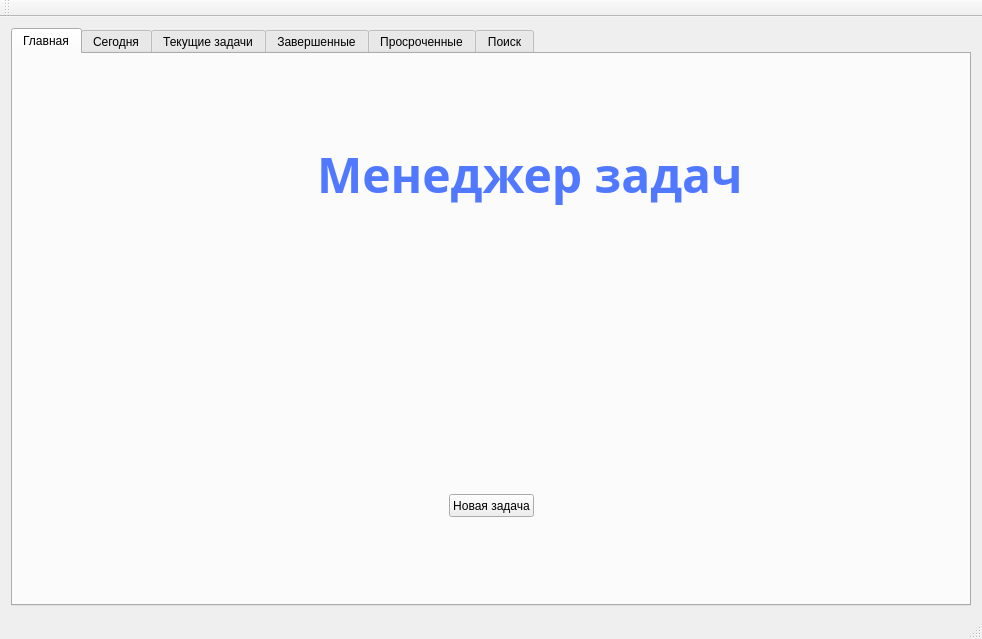
<?xml version="1.0" encoding="UTF-8"?>
<ui version="4.0">
 <class>MainWindow</class>
 <widget class="QMainWindow" name="MainWindow">
  <property name="geometry">
   <rect>
    <x>0</x>
    <y>0</y>
    <width>982</width>
    <height>639</height>
   </rect>
  </property>
  <property name="windowTitle">
   <string>Менеджер задач</string>
  </property>
  <widget class="QWidget" name="centralWidget">
   <property name="enabled">
    <bool>true</bool>
   </property>
   <layout class="QGridLayout" name="gridLayout">
    <item row="0" column="0">
     <widget class="QTabWidget" name="tabWidget">
      <property name="currentIndex">
       <number>0</number>
      </property>
      <property name="elideMode">
       <enum>Qt::ElideLeft</enum>
      </property>
      <widget class="QWidget" name="tab">
       <property name="autoFillBackground">
        <bool>false</bool>
       </property>
       <attribute name="icon">
        <iconset resource="widgets_icons.qrc">
         <normaloff>:/icons/widgets icons/house-outline.png</normaloff>:/icons/widgets icons/house-outline.png</iconset>
       </attribute>
       <attribute name="title">
        <string>Главная</string>
       </attribute>
       <layout class="QGridLayout" name="gridLayout_2">
        <item row="0" column="0">
         <layout class="QVBoxLayout" name="verticalLayout_6">
          <item>
           <layout class="QHBoxLayout" name="horizontalLayout_2">
            <item>
             <spacer name="horizontalSpacer_2">
              <property name="orientation">
               <enum>Qt::Horizontal</enum>
              </property>
              <property name="sizeHint" stdset="0">
               <size>
                <width>160</width>
                <height>20</height>
               </size>
              </property>
             </spacer>
            </item>
            <item>
             <widget class="QLabel" name="label">
              <property name="sizePolicy">
               <sizepolicy hsizetype="Fixed" vsizetype="Fixed">
                <horstretch>0</horstretch>
                <verstretch>0</verstretch>
               </sizepolicy>
              </property>
              <property name="font">
               <font>
                <family>JetBrains Mono ExtraBold</family>
                <pointsize>36</pointsize>
                <weight>75</weight>
                <italic>false</italic>
                <bold>true</bold>
               </font>
              </property>
              <property name="styleSheet">
               <string notr="true">color:rgb(80, 121, 255);
</string>
              </property>
              <property name="text">
               <string>Менеджер задач  </string>
              </property>
             </widget>
            </item>
            <item>
             <spacer name="horizontalSpacer_4">
              <property name="orientation">
               <enum>Qt::Horizontal</enum>
              </property>
              <property name="sizeType">
               <enum>QSizePolicy::Fixed</enum>
              </property>
              <property name="sizeHint" stdset="0">
               <size>
                <width>190</width>
                <height>20</height>
               </size>
              </property>
             </spacer>
            </item>
           </layout>
          </item>
          <item>
           <spacer name="verticalSpacer_3">
            <property name="orientation">
             <enum>Qt::Vertical</enum>
            </property>
            <property name="sizeType">
             <enum>QSizePolicy::Fixed</enum>
            </property>
            <property name="sizeHint" stdset="0">
             <size>
              <width>20</width>
              <height>280</height>
             </size>
            </property>
           </spacer>
          </item>
          <item>
           <layout class="QHBoxLayout" name="horizontalLayout_3">
            <item>
             <spacer name="horizontalSpacer">
              <property name="orientation">
               <enum>Qt::Horizontal</enum>
              </property>
              <property name="sizeHint" stdset="0">
               <size>
                <width>40</width>
                <height>20</height>
               </size>
              </property>
             </spacer>
            </item>
            <item>
             <widget class="QPushButton" name="pushButton">
              <property name="sizePolicy">
               <sizepolicy hsizetype="Fixed" vsizetype="Fixed">
                <horstretch>0</horstretch>
                <verstretch>0</verstretch>
               </sizepolicy>
              </property>
              <property name="minimumSize">
               <size>
                <width>12</width>
                <height>23</height>
               </size>
              </property>
              <property name="text">
               <string>Новая задача</string>
              </property>
              <property name="icon">
               <iconset resource="widgets_icons.qrc">
                <normaloff>:/icons/widgets icons/add-square-outlined-interface-button.png</normaloff>:/icons/widgets icons/add-square-outlined-interface-button.png</iconset>
              </property>
             </widget>
            </item>
            <item>
             <spacer name="horizontalSpacer_3">
              <property name="orientation">
               <enum>Qt::Horizontal</enum>
              </property>
              <property name="sizeHint" stdset="0">
               <size>
                <width>40</width>
                <height>20</height>
               </size>
              </property>
             </spacer>
            </item>
           </layout>
          </item>
         </layout>
        </item>
       </layout>
      </widget>
      <widget class="QWidget" name="tab_6">
       <attribute name="icon">
        <iconset resource="widgets_icons.qrc">
         <normaloff>:/icons/widgets icons/icons8-today-26.png</normaloff>:/icons/widgets icons/icons8-today-26.png</iconset>
       </attribute>
       <attribute name="title">
        <string>Сегодня</string>
       </attribute>
       <layout class="QGridLayout" name="gridLayout_8">
        <item row="0" column="0">
         <layout class="QHBoxLayout" name="horizontalLayout_7">
          <item>
           <widget class="QScrollArea" name="scrollArea_4">
            <property name="whatsThis">
             <string/>
            </property>
            <property name="widgetResizable">
             <bool>true</bool>
            </property>
            <widget class="QWidget" name="scrollAreaWidgetContents_4">
             <property name="geometry">
              <rect>
               <x>0</x>
               <y>0</y>
               <width>98</width>
               <height>28</height>
              </rect>
             </property>
            </widget>
           </widget>
          </item>
          <item>
           <layout class="QVBoxLayout" name="verticalLayout_12">
            <item>
             <spacer name="verticalSpacer_9">
              <property name="orientation">
               <enum>Qt::Vertical</enum>
              </property>
              <property name="sizeType">
               <enum>QSizePolicy::Fixed</enum>
              </property>
              <property name="sizeHint" stdset="0">
               <size>
                <width>20</width>
                <height>210</height>
               </size>
              </property>
             </spacer>
            </item>
            <item>
             <layout class="QVBoxLayout" name="verticalLayout_11">
              <item>
               <widget class="QPushButton" name="view_today_button">
                <property name="text">
                 <string>Просмотр</string>
                </property>
                <property name="icon">
                 <iconset resource="widgets_icons.qrc">
                  <normaloff>:/icons/widgets icons/icons8-eye-50.png</normaloff>:/icons/widgets icons/icons8-eye-50.png</iconset>
                </property>
               </widget>
              </item>
              <item>
               <widget class="QPushButton" name="done_today_button">
                <property name="text">
                 <string>Выполнено</string>
                </property>
                <property name="icon">
                 <iconset resource="widgets_icons.qrc">
                  <normaloff>:/icons/widgets icons/checkmark-verify-interface-symbol-button.png</normaloff>:/icons/widgets icons/checkmark-verify-interface-symbol-button.png</iconset>
                </property>
               </widget>
              </item>
              <item>
               <widget class="QPushButton" name="delete_today_button">
                <property name="text">
                 <string>Удалить</string>
                </property>
                <property name="icon">
                 <iconset resource="widgets_icons.qrc">
                  <normaloff>:/icons/widgets icons/close-circular-button-symbol.png</normaloff>:/icons/widgets icons/close-circular-button-symbol.png</iconset>
                </property>
               </widget>
              </item>
              <item>
               <spacer name="verticalSpacer_11">
                <property name="orientation">
                 <enum>Qt::Vertical</enum>
                </property>
                <property name="sizeHint" stdset="0">
                 <size>
                  <width>20</width>
                  <height>40</height>
                 </size>
                </property>
               </spacer>
              </item>
             </layout>
            </item>
           </layout>
          </item>
         </layout>
        </item>
        <item row="0" column="1">
         <spacer name="horizontalSpacer_6">
          <property name="orientation">
           <enum>Qt::Horizontal</enum>
          </property>
          <property name="sizeType">
           <enum>QSizePolicy::Fixed</enum>
          </property>
          <property name="sizeHint" stdset="0">
           <size>
            <width>10</width>
            <height>20</height>
           </size>
          </property>
         </spacer>
        </item>
       </layout>
      </widget>
      <widget class="QWidget" name="tab_2">
       <attribute name="icon">
        <iconset resource="widgets_icons.qrc">
         <normaloff>:/icons/widgets icons/list (1).png</normaloff>:/icons/widgets icons/list (1).png</iconset>
       </attribute>
       <attribute name="title">
        <string>Текущие задачи</string>
       </attribute>
       <layout class="QGridLayout" name="gridLayout_4">
        <item row="0" column="0">
         <layout class="QHBoxLayout" name="horizontalLayout_4">
          <item>
           <widget class="QScrollArea" name="scrollArea">
            <property name="widgetResizable">
             <bool>true</bool>
            </property>
            <widget class="QWidget" name="scrollAreaWidgetContents">
             <property name="geometry">
              <rect>
               <x>0</x>
               <y>0</y>
               <width>98</width>
               <height>28</height>
              </rect>
             </property>
            </widget>
           </widget>
          </item>
          <item>
           <layout class="QVBoxLayout" name="verticalLayout_3">
            <item>
             <spacer name="verticalSpacer_6">
              <property name="orientation">
               <enum>Qt::Vertical</enum>
              </property>
              <property name="sizeHint" stdset="0">
               <size>
                <width>20</width>
                <height>120</height>
               </size>
              </property>
             </spacer>
            </item>
            <item>
             <widget class="QPushButton" name="details_button">
              <property name="text">
               <string>Просмотр</string>
              </property>
              <property name="icon">
               <iconset resource="widgets_icons.qrc">
                <normaloff>:/icons/widgets icons/icons8-eye-50.png</normaloff>:/icons/widgets icons/icons8-eye-50.png</iconset>
              </property>
             </widget>
            </item>
            <item>
             <widget class="QPushButton" name="donebutton">
              <property name="text">
               <string>Выполено</string>
              </property>
              <property name="icon">
               <iconset resource="widgets_icons.qrc">
                <normaloff>:/icons/widgets icons/checkmark-verify-interface-symbol-button.png</normaloff>:/icons/widgets icons/checkmark-verify-interface-symbol-button.png</iconset>
              </property>
             </widget>
            </item>
            <item>
             <widget class="QPushButton" name="deletebutton">
              <property name="text">
               <string>Удалить</string>
              </property>
              <property name="icon">
               <iconset resource="widgets_icons.qrc">
                <normaloff>:/icons/widgets icons/close-circular-button-symbol.png</normaloff>:/icons/widgets icons/close-circular-button-symbol.png</iconset>
              </property>
             </widget>
            </item>
            <item>
             <spacer name="verticalSpacer_7">
              <property name="orientation">
               <enum>Qt::Vertical</enum>
              </property>
              <property name="sizeHint" stdset="0">
               <size>
                <width>20</width>
                <height>120</height>
               </size>
              </property>
             </spacer>
            </item>
           </layout>
          </item>
         </layout>
        </item>
        <item row="0" column="1">
         <spacer name="horizontalSpacer_5">
          <property name="orientation">
           <enum>Qt::Horizontal</enum>
          </property>
          <property name="sizeType">
           <enum>QSizePolicy::Fixed</enum>
          </property>
          <property name="sizeHint" stdset="0">
           <size>
            <width>10</width>
            <height>10</height>
           </size>
          </property>
         </spacer>
        </item>
       </layout>
      </widget>
      <widget class="QWidget" name="tab_3">
       <attribute name="icon">
        <iconset resource="widgets_icons.qrc">
         <normaloff>:/icons/widgets icons/icons8-checkmark-64.png</normaloff>:/icons/widgets icons/icons8-checkmark-64.png</iconset>
       </attribute>
       <attribute name="title">
        <string>Завершенные</string>
       </attribute>
       <layout class="QGridLayout" name="gridLayout_6">
        <item row="0" column="0">
         <layout class="QGridLayout" name="gridLayout_5">
          <item row="0" column="0">
           <widget class="QScrollArea" name="scrollArea_2">
            <property name="widgetResizable">
             <bool>true</bool>
            </property>
            <widget class="QWidget" name="scrollAreaWidgetContents_2">
             <property name="geometry">
              <rect>
               <x>0</x>
               <y>0</y>
               <width>98</width>
               <height>28</height>
              </rect>
             </property>
            </widget>
           </widget>
          </item>
          <item row="0" column="1">
           <layout class="QVBoxLayout" name="verticalLayout_8">
            <item>
             <layout class="QVBoxLayout" name="verticalLayout_5">
              <item>
               <spacer name="verticalSpacer_2">
                <property name="orientation">
                 <enum>Qt::Vertical</enum>
                </property>
                <property name="sizeHint" stdset="0">
                 <size>
                  <width>20</width>
                  <height>40</height>
                 </size>
                </property>
               </spacer>
              </item>
              <item>
               <widget class="QPushButton" name="details_from_done_tasks_button">
                <property name="text">
                 <string>Просмотр</string>
                </property>
                <property name="icon">
                 <iconset resource="widgets_icons.qrc">
                  <normaloff>:/icons/widgets icons/icons8-eye-50.png</normaloff>:/icons/widgets icons/icons8-eye-50.png</iconset>
                </property>
               </widget>
              </item>
              <item>
               <widget class="QPushButton" name="undone_button">
                <property name="text">
                 <string>Не выполнено</string>
                </property>
                <property name="icon">
                 <iconset resource="widgets_icons.qrc">
                  <normaloff>:/icons/widgets icons/wristwatch.png</normaloff>:/icons/widgets icons/wristwatch.png</iconset>
                </property>
               </widget>
              </item>
              <item>
               <widget class="QPushButton" name="delete_from_done_button">
                <property name="text">
                 <string>Удалить</string>
                </property>
                <property name="icon">
                 <iconset resource="widgets_icons.qrc">
                  <normaloff>:/icons/widgets icons/close-circular-button-symbol.png</normaloff>:/icons/widgets icons/close-circular-button-symbol.png</iconset>
                </property>
               </widget>
              </item>
             </layout>
            </item>
            <item>
             <spacer name="verticalSpacer">
              <property name="orientation">
               <enum>Qt::Vertical</enum>
              </property>
              <property name="sizeHint" stdset="0">
               <size>
                <width>20</width>
                <height>40</height>
               </size>
              </property>
             </spacer>
            </item>
           </layout>
          </item>
         </layout>
        </item>
       </layout>
      </widget>
      <widget class="QWidget" name="tab_5">
       <attribute name="icon">
        <iconset resource="widgets_icons.qrc">
         <normaloff>:/icons/widgets icons/running-businessman-with-suitcase.png</normaloff>:/icons/widgets icons/running-businessman-with-suitcase.png</iconset>
       </attribute>
       <attribute name="title">
        <string>Просроченные</string>
       </attribute>
       <layout class="QGridLayout" name="gridLayout_3">
        <item row="0" column="0">
         <layout class="QHBoxLayout" name="horizontalLayout_5">
          <item>
           <widget class="QScrollArea" name="scrollArea_3">
            <property name="widgetResizable">
             <bool>true</bool>
            </property>
            <widget class="QWidget" name="scrollAreaWidgetContents_3">
             <property name="geometry">
              <rect>
               <x>0</x>
               <y>0</y>
               <width>98</width>
               <height>28</height>
              </rect>
             </property>
            </widget>
           </widget>
          </item>
          <item>
           <layout class="QVBoxLayout" name="verticalLayout_7">
            <item>
             <spacer name="verticalSpacer_4">
              <property name="orientation">
               <enum>Qt::Vertical</enum>
              </property>
              <property name="sizeHint" stdset="0">
               <size>
                <width>20</width>
                <height>40</height>
               </size>
              </property>
             </spacer>
            </item>
            <item>
             <layout class="QVBoxLayout" name="verticalLayout_4">
              <item>
               <widget class="QPushButton" name="details_from_overdue_tasks_button">
                <property name="text">
                 <string>Просмотр</string>
                </property>
                <property name="icon">
                 <iconset resource="widgets_icons.qrc">
                  <normaloff>:/icons/widgets icons/icons8-eye-50.png</normaloff>:/icons/widgets icons/icons8-eye-50.png</iconset>
                </property>
               </widget>
              </item>
              <item>
               <widget class="QPushButton" name="donebutton_overdue">
                <property name="text">
                 <string>Выполено</string>
                </property>
                <property name="icon">
                 <iconset resource="widgets_icons.qrc">
                  <normaloff>:/icons/widgets icons/checkmark-verify-interface-symbol-button.png</normaloff>:/icons/widgets icons/checkmark-verify-interface-symbol-button.png</iconset>
                </property>
               </widget>
              </item>
              <item>
               <widget class="QPushButton" name="delete_from_overdue_button">
                <property name="text">
                 <string>Удалить</string>
                </property>
                <property name="icon">
                 <iconset resource="widgets_icons.qrc">
                  <normaloff>:/icons/widgets icons/close-circular-button-symbol.png</normaloff>:/icons/widgets icons/close-circular-button-symbol.png</iconset>
                </property>
               </widget>
              </item>
              <item>
               <spacer name="verticalSpacer_5">
                <property name="orientation">
                 <enum>Qt::Vertical</enum>
                </property>
                <property name="sizeHint" stdset="0">
                 <size>
                  <width>20</width>
                  <height>40</height>
                 </size>
                </property>
               </spacer>
              </item>
             </layout>
            </item>
           </layout>
          </item>
         </layout>
        </item>
       </layout>
      </widget>
      <widget class="QWidget" name="tab_4">
       <attribute name="icon">
        <iconset resource="widgets_icons.qrc">
         <normaloff>:/icons/widgets icons/icons8-search-64.png</normaloff>:/icons/widgets icons/icons8-search-64.png</iconset>
       </attribute>
       <attribute name="title">
        <string>Поиск</string>
       </attribute>
       <layout class="QGridLayout" name="gridLayout_7">
        <item row="0" column="0">
         <layout class="QVBoxLayout" name="verticalLayout_10">
          <item>
           <layout class="QHBoxLayout" name="horizontalLayout_6">
            <item>
             <widget class="QGroupBox" name="groupBox">
              <property name="title">
               <string>Поиск в:</string>
              </property>
              <layout class="QVBoxLayout" name="verticalLayout">
               <item>
                <widget class="QRadioButton" name="search_in_tasks_radioButton">
                 <property name="text">
                  <string>Текущие</string>
                 </property>
                </widget>
               </item>
               <item>
                <widget class="QRadioButton" name="search_in_done_tasks_radioButton">
                 <property name="text">
                  <string>Выполненные</string>
                 </property>
                </widget>
               </item>
               <item>
                <widget class="QRadioButton" name="search_in_overdue_tasks_radioButton">
                 <property name="text">
                  <string>Просроченные</string>
                 </property>
                </widget>
               </item>
              </layout>
             </widget>
            </item>
            <item>
             <widget class="QGroupBox" name="groupBox_2">
              <property name="title">
               <string>Тип поиска:</string>
              </property>
              <layout class="QVBoxLayout" name="verticalLayout_2">
               <item>
                <widget class="QRadioButton" name="search_by_name_button">
                 <property name="text">
                  <string>Поиск по названию</string>
                 </property>
                </widget>
               </item>
               <item>
                <widget class="QRadioButton" name="search_by_date_button">
                 <property name="text">
                  <string>Поиск по дате</string>
                 </property>
                </widget>
               </item>
               <item>
                <widget class="QRadioButton" name="search_by_number_button">
                 <property name="text">
                  <string>Поиск по номеру задачи</string>
                 </property>
                </widget>
               </item>
               <item>
                <widget class="QRadioButton" name="search_by_priority_button">
                 <property name="text">
                  <string>По приоритетности</string>
                 </property>
                </widget>
               </item>
              </layout>
             </widget>
            </item>
            <item>
             <layout class="QHBoxLayout" name="horizontalLayout">
              <item>
               <layout class="QVBoxLayout" name="verticalLayout_9">
                <item>
                 <widget class="QTextEdit" name="search_by_name_area">
                  <property name="styleSheet">
                   <string notr="true">QTextEdit {
    background-color: #19232D;
    color: #F0F0F0;
    border: 1px solid #32414B;
}

QTextEdit:hover {
    border: 1px solid #148CD2;
    color: #F0F0F0;
}

QTextEdit:selected {
    background: #1464A0;
    color: #32414B;
}
</string>
                  </property>
                 </widget>
                </item>
                <item>
                 <spacer name="verticalSpacer_13">
                  <property name="orientation">
                   <enum>Qt::Vertical</enum>
                  </property>
                  <property name="sizeHint" stdset="0">
                   <size>
                    <width>20</width>
                    <height>40</height>
                   </size>
                  </property>
                 </spacer>
                </item>
                <item>
                 <spacer name="verticalSpacer_14">
                  <property name="orientation">
                   <enum>Qt::Vertical</enum>
                  </property>
                  <property name="sizeHint" stdset="0">
                   <size>
                    <width>20</width>
                    <height>40</height>
                   </size>
                  </property>
                 </spacer>
                </item>
                <item>
                 <spacer name="verticalSpacer_12">
                  <property name="orientation">
                   <enum>Qt::Vertical</enum>
                  </property>
                  <property name="sizeHint" stdset="0">
                   <size>
                    <width>20</width>
                    <height>40</height>
                   </size>
                  </property>
                 </spacer>
                </item>
                <item>
                 <widget class="QTextEdit" name="search_number_area">
                  <property name="styleSheet">
                   <string notr="true">QTextEdit {
    background-color: #19232D;
    color: #F0F0F0;
    border: 1px solid #32414B;
}

QTextEdit:hover {
    border: 1px solid #148CD2;
    color: #F0F0F0;
}

QTextEdit:selected {
    background: #1464A0;
    color: #32414B;
}

</string>
                  </property>
                 </widget>
                </item>
                <item>
                 <spacer name="verticalSpacer_8">
                  <property name="orientation">
                   <enum>Qt::Vertical</enum>
                  </property>
                  <property name="sizeType">
                   <enum>QSizePolicy::Fixed</enum>
                  </property>
                  <property name="sizeHint" stdset="0">
                   <size>
                    <width>20</width>
                    <height>20</height>
                   </size>
                  </property>
                 </spacer>
                </item>
                <item>
                 <widget class="QTextEdit" name="search_priority_area">
                  <property name="styleSheet">
                   <string notr="true">QTextEdit {
    background-color: #19232D;
    color: #F0F0F0;
    border: 1px solid #32414B;
}

QTextEdit:hover {
    border: 1px solid #148CD2;
    color: #F0F0F0;
}

QTextEdit:selected {
    background: #1464A0;
    color: #32414B;
}

</string>
                  </property>
                 </widget>
                </item>
               </layout>
              </item>
              <item>
               <widget class="QCalendarWidget" name="calendarWidget">
                <property name="styleSheet">
                 <string notr="true"/>
                </property>
               </widget>
              </item>
             </layout>
            </item>
           </layout>
          </item>
          <item>
           <spacer name="verticalSpacer_10">
            <property name="orientation">
             <enum>Qt::Vertical</enum>
            </property>
            <property name="sizeType">
             <enum>QSizePolicy::Fixed</enum>
            </property>
            <property name="sizeHint" stdset="0">
             <size>
              <width>20</width>
              <height>200</height>
             </size>
            </property>
           </spacer>
          </item>
          <item>
           <layout class="QHBoxLayout" name="horizontalLayout_8">
            <item>
             <spacer name="horizontalSpacer_9">
              <property name="orientation">
               <enum>Qt::Horizontal</enum>
              </property>
              <property name="sizeHint" stdset="0">
               <size>
                <width>40</width>
                <height>20</height>
               </size>
              </property>
             </spacer>
            </item>
            <item>
             <widget class="QPushButton" name="pushButton_4">
              <property name="text">
               <string>Поиск</string>
              </property>
              <property name="icon">
               <iconset resource="widgets_icons.qrc">
                <normaloff>:/icons/widgets icons/icons8-search-80.png</normaloff>:/icons/widgets icons/icons8-search-80.png</iconset>
              </property>
             </widget>
            </item>
            <item>
             <spacer name="horizontalSpacer_8">
              <property name="orientation">
               <enum>Qt::Horizontal</enum>
              </property>
              <property name="sizeHint" stdset="0">
               <size>
                <width>40</width>
                <height>20</height>
               </size>
              </property>
             </spacer>
            </item>
           </layout>
          </item>
         </layout>
        </item>
       </layout>
      </widget>
     </widget>
    </item>
   </layout>
  </widget>
  <widget class="QMenuBar" name="menuBar">
   <property name="geometry">
    <rect>
     <x>0</x>
     <y>0</y>
     <width>982</width>
     <height>20</height>
    </rect>
   </property>
  </widget>
  <widget class="QToolBar" name="mainToolBar">
   <attribute name="toolBarArea">
    <enum>TopToolBarArea</enum>
   </attribute>
   <attribute name="toolBarBreak">
    <bool>false</bool>
   </attribute>
  </widget>
  <widget class="QStatusBar" name="statusBar"/>
 </widget>
 <layoutdefault spacing="6" margin="11"/>
 <resources>
  <include location="widgets_icons.qrc"/>
 </resources>
 <connections/>
</ui>
